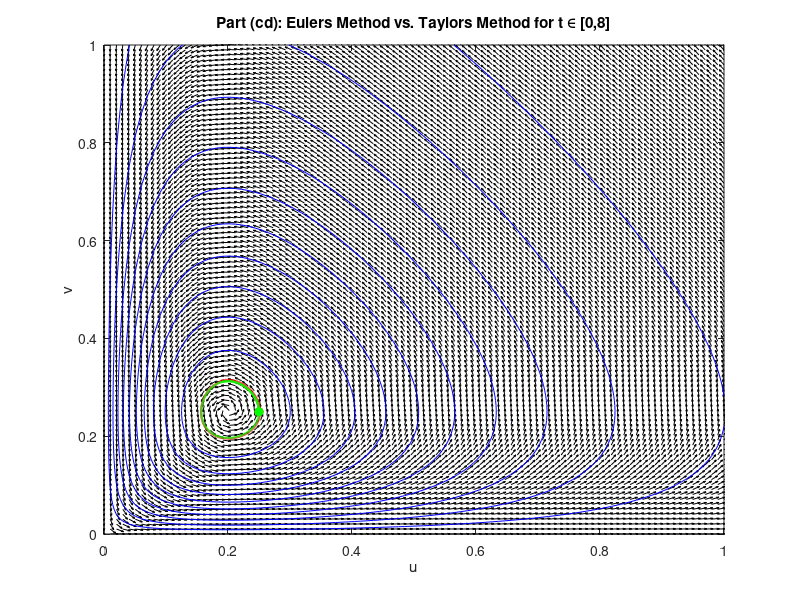

Reproduce this figure in MATLAB.
dt = 0.01;
T = 8;
N = T/dt + 1;
t = linspace(0, T, N);
u_approx = zeros(1, N);
v_approx = zeros(1, N);
u_taylor = zeros(1, N);
v_taylor = zeros(1, N);
% ICs
u_approx(1) = 0.25;
v_approx(1) = 0.25;
u_taylor(1) = u_approx(1);
v_taylor(1) = v_approx(1);

% Euler's Method
for n = 1:N-1
    u_approx(n+1) = u_approx(n) + dt * (u_approx(n) - 4 * u_approx(n) * v_approx(n));
    v_approx(n+1) = v_approx(n) + dt * (-v_approx(n) + 5 * u_approx(n) * v_approx(n));
end

% 2nd Order Taylor Series Method
for n = 1:N-1
    f1 = u_taylor(n) - 4 * u_taylor(n) * v_taylor(n);
    f2 = -v_taylor(n) + 5 * u_taylor(n) * v_taylor(n);

    Df_f1 = (-4*u_taylor(n)*(5*u_taylor(n)*v_taylor(n) - v_taylor(n)) + (1 - 4*v_taylor(n))*(-4*u_taylor(n)*v_taylor(n) + u_taylor(n)));
    Df_f2 = (5*v_taylor(n)*(-4*u_taylor(n)*v_taylor(n) + u_taylor(n)) + (5*u_taylor(n) - 1)*(5*u_taylor(n)*v_taylor(n) - v_taylor(n)));

    u_taylor(n+1) = u_taylor(n) + dt * f1 + 0.5 * dt^2 * Df_f1;
    v_taylor(n+1) = v_taylor(n) + dt * f2 + 0.5 * dt^2 * Df_f2;
end

[u, v] = meshgrid(linspace(0,1,100), linspace(0,1,100));
H = u .* v .* exp(-5 .* u - 4 .* v);
du = u - 4*u.*v;
dv = -v + 5*u.*v;

magnitude = sqrt(du.^2 + dv.^2);
du = du ./ magnitude;
dv = dv ./ magnitude;




f = figure;
quiver(u, v, du, dv, 'k');
hold on;

plot(u_approx, v_approx, 'r', 'LineWidth', 1.5, 'DisplayName', 'Euler');
plot(u_approx(1), v_approx(1), 'ro', 'MarkerFaceColor', 'r');

plot(u_taylor, v_taylor, 'g', 'LineWidth', 1.5, 'DisplayName', 'Taylor');
plot(u_taylor(1), v_taylor(1), 'go', 'MarkerFaceColor', 'g');

xlabel('u'); ylabel('v');
title('Part (cd): Eulers Method vs. Taylors Method for t \in [0,8]');


contour(u, v, H, 10, 'b');

hold off;

exportgraphics(f, 'reed2cd.png', 'Resolution', 300);
